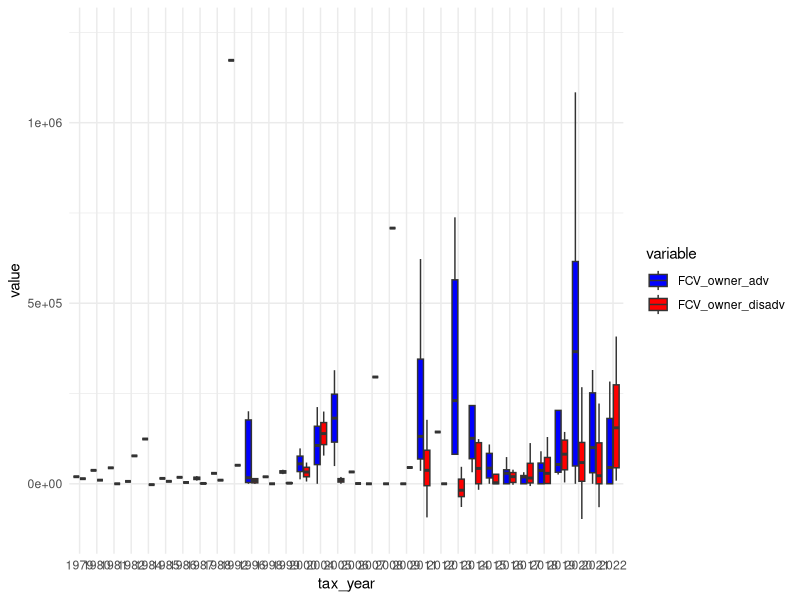
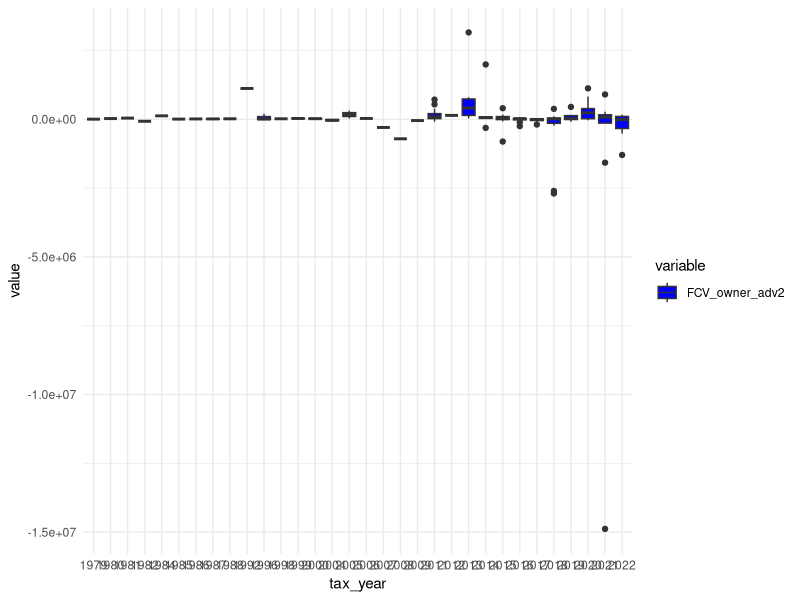
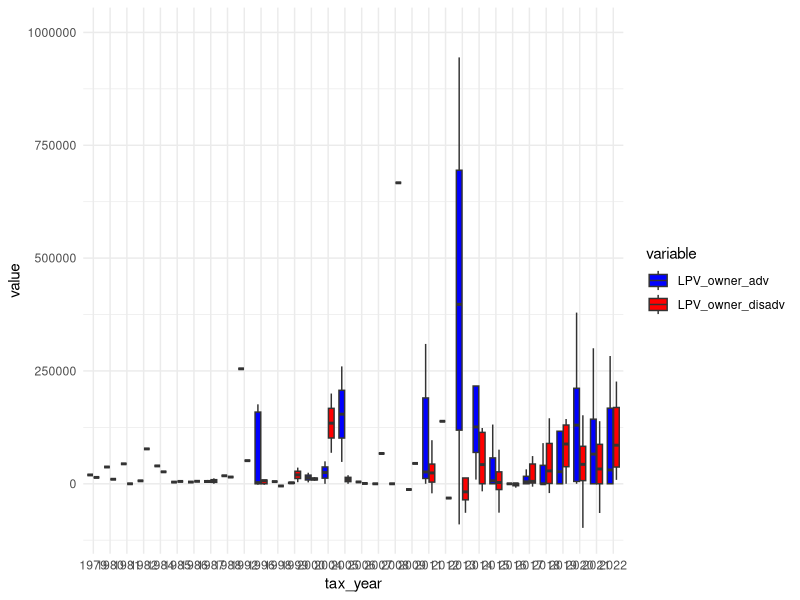
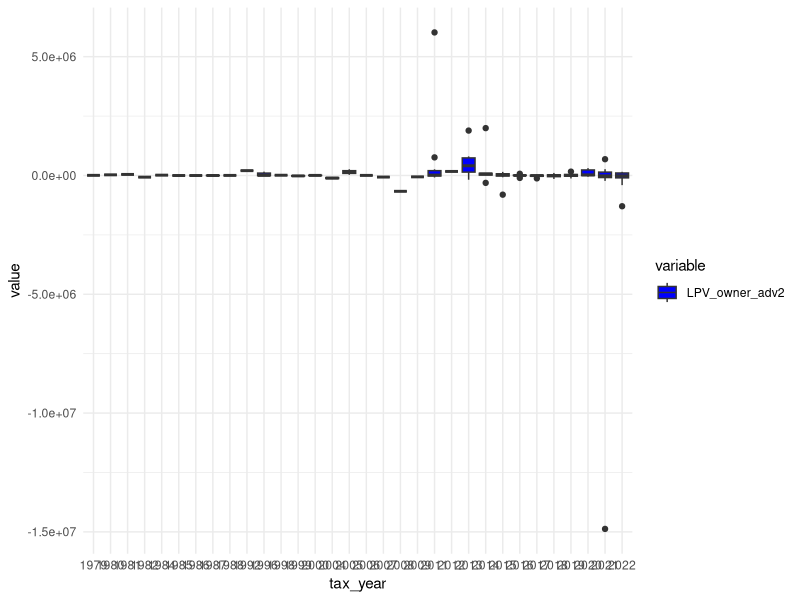

These figures' R source, in order:

library(tidyverse)

# read data into tibble
petitions <- read_csv("Updated/Master_edited_new.csv")

# create identifier
petitions$ID <- 1:nrow(petitions)

# rename relevant columns
names(petitions)[1] <- 'include'
names(petitions)[3] <- 'tax_year'
names(petitions)[11] <- 'FCV_owner'
names(petitions)[12] <- 'LPV_owner'
names(petitions)[13] <- 'FCV_notice'
names(petitions)[14] <- 'LPV_notice'
names(petitions)[15] <- 'FCV_decision'
names(petitions)[16] <- 'LPV_decision'
names(petitions)[19] <- 'outcome'
names(petitions)[20] <- 'outcome_details'
names(petitions)[21] <- 'FCV_change'
names(petitions)[22] <- 'LPV_change'

petitions$tax_year = as.character(petitions$tax_year)
pet = subset(petitions,include == 1)

pet$FCV_owner = as.numeric(pet$FCV_owner)
pet$LPV_owner = as.numeric(pet$LPV_owner)
pet$FCV_notice = as.numeric(pet$FCV_notice)
pet$LPV_notice = as.numeric(pet$LPV_notice)
pet$FCV_decision = as.numeric(pet$FCV_decision)
pet$LPV_decision = as.numeric(pet$LPV_decision)

pet$FCV_owner_adv = pet$FCV_notice - pet$FCV_decision
pet$FCV_owner_disadv = pet$FCV_decision - pet$FCV_owner

p5a <- ggplot(pet %>% pivot_longer(cols = c(FCV_owner_adv, FCV_owner_disadv), names_to = "variable", values_to = "value"), 
              aes(x = tax_year, y = value, fill = variable)) + 
  geom_boxplot(outlier.shape = NA) + scale_fill_manual(values = c("blue", "red")) + theme_minimal()

p5a <- p5a + ylim(-125000, 1250000)

pet$LPV_owner_adv = pet$LPV_notice - pet$LPV_decision
pet$LPV_owner_disadv = pet$LPV_decision - pet$LPV_owner

p5b <- ggplot(pet %>% pivot_longer(cols = c(LPV_owner_adv, LPV_owner_disadv), names_to = "variable", values_to = "value"), 
              aes(x = tax_year, y = value, fill = variable)) + 
  geom_boxplot(outlier.shape = NA) + scale_fill_manual(values = c("blue", "red")) + theme_minimal()

p5b <- p5b + ylim(-100000, 1000000)

pet$FCV_owner_adv2 = pet$FCV_owner_adv - pet$FCV_owner_disadv

p5a2 <- ggplot(pet %>% pivot_longer(cols = c(FCV_owner_adv2), names_to = "variable", values_to = "value"), 
              aes(x = tax_year, y = value, fill = variable)) + 
  geom_boxplot() + scale_fill_manual(values = c("blue")) + theme_minimal()

pet$LPV_owner_adv2 = pet$LPV_owner_adv - pet$LPV_owner_disadv

p5b2 <- ggplot(pet %>% pivot_longer(cols = c(LPV_owner_adv2), names_to = "variable", values_to = "value"), 
               aes(x = tax_year, y = value, fill = variable)) + 
  geom_boxplot() + scale_fill_manual(values = c("blue")) + theme_minimal()


